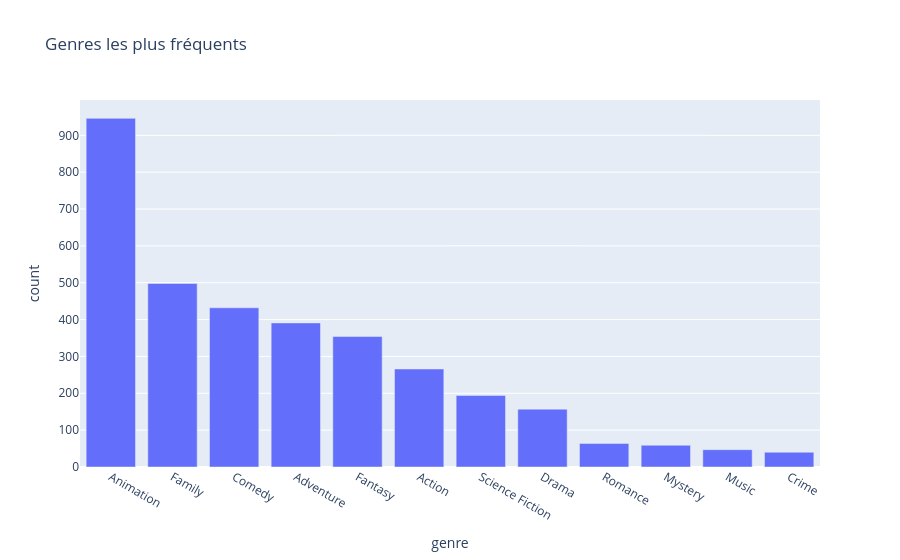

Notebook code cell kept with this figure:
### Code cell
genre_counter = Counter()
for value in df['genres'].dropna():
    for genre in [chunk.strip() for chunk in str(value).split(',') if chunk.strip()]:
        genre_counter[genre] += 1

genre_df = pd.DataFrame(genre_counter.items(), columns=['genre', 'count']).sort_values('count', ascending=False).head(12)
px.bar(genre_df, x='genre', y='count', title='Genres les plus fréquents')

### Figure 1 — Plotly figure (JSON) as saved in the notebook; plotly's stock layout.template omitted (floating-point values rounded to 4 significant figures)
{"data": [{"alignmentgroup": "True", "hovertemplate": "genre=%{x}<br>count=%{y}<extra></extra>", "legendgroup": "", "marker": {"color": "#636efa", "pattern": {"shape": ""}}, "name": "", "offsetgroup": "", "orientation": "v", "showlegend": false, "textposition": "auto", "type": "bar", "x": ["Animation", "Family", "Comedy", "Adventure", "Fantasy", "Action", "Science Fiction", "Drama", "Romance", "Mystery", "Music", "Crime"], "xaxis": "x", "y": [946, 498, 432, 391, 354, 266, 194, 157, 64, 59, 47, 40], "yaxis": "y"}], "layout": {"barmode": "relative", "legend": {"tracegroupgap": 0}, "title": {"text": "Genres les plus fréquents"}, "xaxis": {"anchor": "y", "domain": [0, 1], "title": {"text": "genre"}}, "yaxis": {"anchor": "x", "domain": [0, 1], "title": {"text": "count"}}}}
